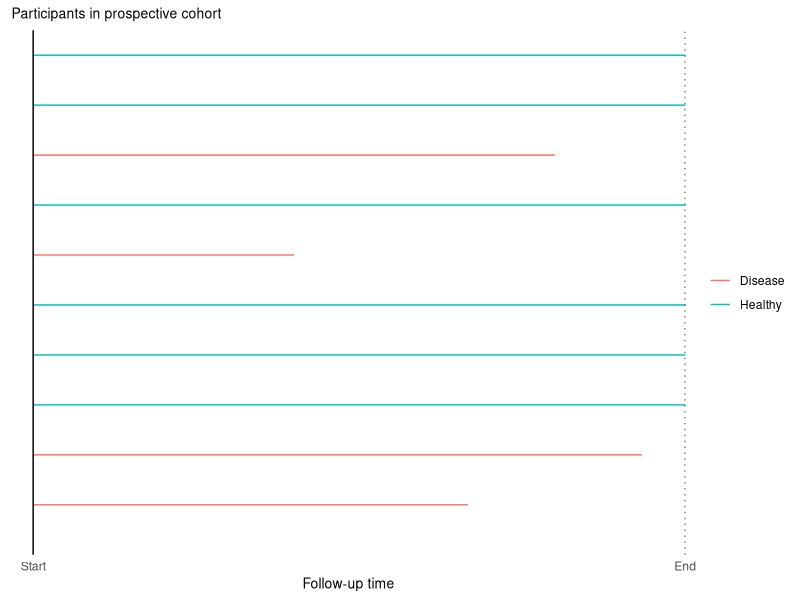

Write R code to recreate this figure.

# Chapter 1, slide 1, figure for prospective cohort

library(tidyverse)

disease_occurrence <- tibble(
    Participant = fct_inorder(as.character(1:10)),
    Status = sample(c(rep("Disease", times = 4),
                      rep("Healthy", times = 6)),
                    replace = FALSE),
    DiseaseTime = sample(5:14, size = 10, replace = FALSE),
    Time = if_else(Status == "Healthy", 16L, DiseaseTime)
)

disease_occurrence %>%
    ggplot(aes(y = Participant, xmax = Time, xmin = 0, colour = Status)) +
    geom_errorbarh(height = 0) +
    geom_vline(xintercept = 15, linetype = "dotted") +
    geom_vline(xintercept = 0, linetype = "solid") +
    coord_cartesian(xlim = c(-0.5, 15), ylim = c(0, 10.5), expand = FALSE) +
    scale_x_continuous(breaks = c(0, 15), labels = c("Start", "End")) +
    labs(x = "Follow-up time", title = "Participants in prospective cohort") +
    theme(
        panel.background = element_blank(),
        axis.text.y = element_blank(),
        axis.ticks = element_blank(),
        axis.title.y = element_blank(),
        plot.title = element_text(size = 10),
        axis.title.x = element_text(size = 10),
        legend.title = element_blank(),
        legend.box.background = element_blank(),
        legend.background = element_blank()
    )

